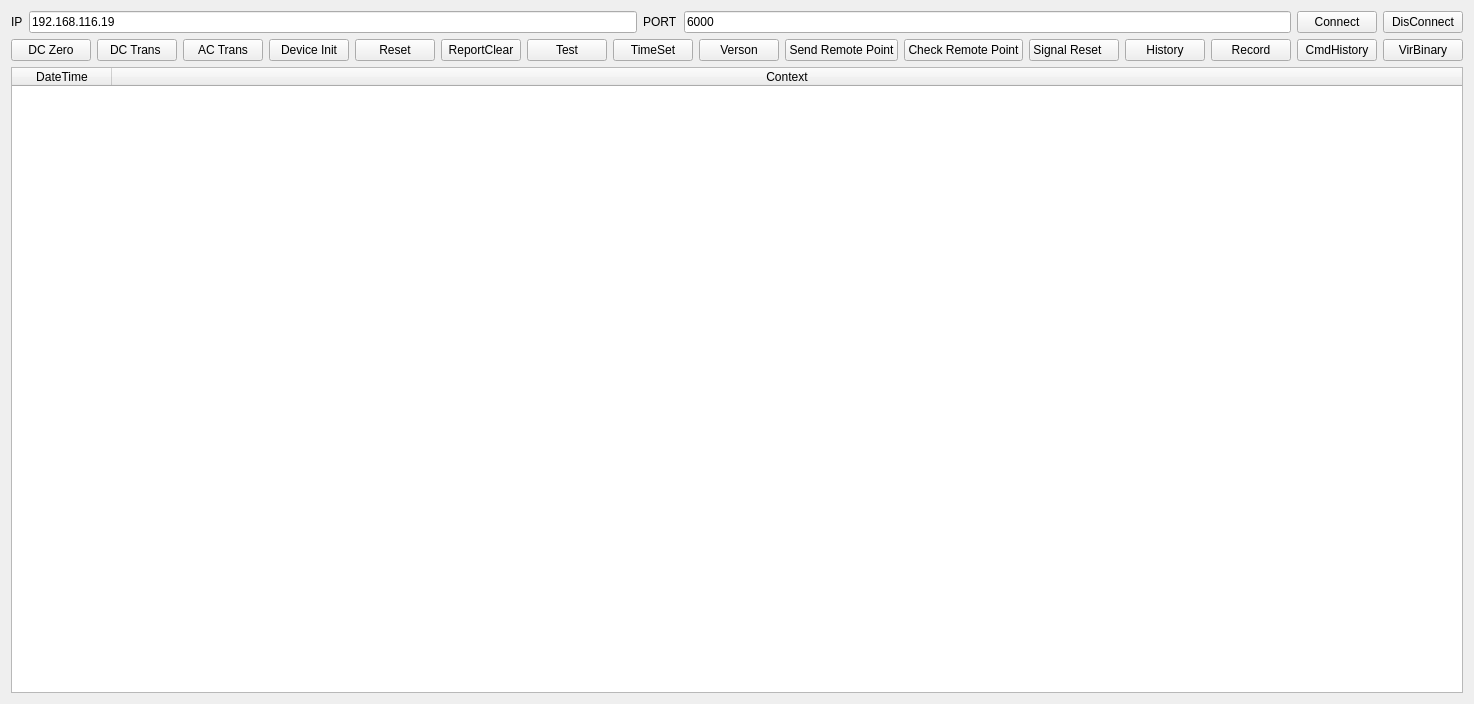
<?xml version="1.0" encoding="UTF-8"?>
<ui version="4.0">
 <class>CMaintecanceWgt</class>
 <widget class="QWidget" name="CMaintecanceWgt">
  <property name="geometry">
   <rect>
    <x>0</x>
    <y>0</y>
    <width>1336</width>
    <height>704</height>
   </rect>
  </property>
  <property name="windowTitle">
   <string>CMaintecanceWgt</string>
  </property>
  <layout class="QHBoxLayout" name="horizontalLayout_4">
   <item>
    <layout class="QVBoxLayout" name="verticalLayout">
     <item>
      <layout class="QHBoxLayout" name="horizontalLayout">
       <item>
        <widget class="QLabel" name="label">
         <property name="text">
          <string>IP</string>
         </property>
        </widget>
       </item>
       <item>
        <widget class="QLineEdit" name="lineEdit">
         <property name="text">
          <string>192.168.116.19</string>
         </property>
        </widget>
       </item>
       <item>
        <widget class="QLabel" name="label_2">
         <property name="text">
          <string>PORT</string>
         </property>
        </widget>
       </item>
       <item>
        <widget class="QLineEdit" name="lineEdit_2">
         <property name="text">
          <string>6000</string>
         </property>
        </widget>
       </item>
       <item>
        <widget class="QPushButton" name="pushButton">
         <property name="minimumSize">
          <size>
           <width>80</width>
           <height>0</height>
          </size>
         </property>
         <property name="text">
          <string>Connect</string>
         </property>
        </widget>
       </item>
       <item>
        <widget class="QPushButton" name="pushButton_2">
         <property name="minimumSize">
          <size>
           <width>80</width>
           <height>0</height>
          </size>
         </property>
         <property name="text">
          <string>DisConnect</string>
         </property>
        </widget>
       </item>
      </layout>
     </item>
     <item>
      <layout class="QHBoxLayout" name="horizontalLayout_2">
       <item>
        <widget class="QPushButton" name="pushButton_3">
         <property name="text">
          <string>DC Zero</string>
         </property>
        </widget>
       </item>
       <item>
        <widget class="QPushButton" name="pushButton_4">
         <property name="text">
          <string>DC Trans </string>
         </property>
        </widget>
       </item>
       <item>
        <widget class="QPushButton" name="pushButton_5">
         <property name="text">
          <string>AC Trans</string>
         </property>
        </widget>
       </item>
       <item>
        <widget class="QPushButton" name="pushButton_6">
         <property name="text">
          <string>Device Init</string>
         </property>
        </widget>
       </item>
       <item>
        <widget class="QPushButton" name="pushButton_7">
         <property name="text">
          <string>Reset</string>
         </property>
        </widget>
       </item>
       <item>
        <widget class="QPushButton" name="pushButton_8">
         <property name="text">
          <string>ReportClear</string>
         </property>
        </widget>
       </item>
       <item>
        <widget class="QPushButton" name="pushButton_9">
         <property name="text">
          <string>Test</string>
         </property>
        </widget>
       </item>
       <item>
        <widget class="QPushButton" name="pushButton_10">
         <property name="text">
          <string>TimeSet</string>
         </property>
        </widget>
       </item>
       <item>
        <widget class="QPushButton" name="pushButton_11">
         <property name="text">
          <string>Verson</string>
         </property>
        </widget>
       </item>
       <item>
        <widget class="QPushButton" name="pushButton_12">
         <property name="text">
          <string>Send Remote Point</string>
         </property>
        </widget>
       </item>
       <item>
        <widget class="QPushButton" name="pushButton_13">
         <property name="text">
          <string>Check Remote Point</string>
         </property>
        </widget>
       </item>
       <item>
        <widget class="QPushButton" name="pushButton_14">
         <property name="text">
          <string>Signal Reset    </string>
         </property>
        </widget>
       </item>
       <item>
        <widget class="QPushButton" name="pushButton_15">
         <property name="text">
          <string>History</string>
         </property>
        </widget>
       </item>
       <item>
        <widget class="QPushButton" name="pushButton_16">
         <property name="text">
          <string>Record</string>
         </property>
        </widget>
       </item>
       <item>
        <widget class="QPushButton" name="pushButton_17">
         <property name="text">
          <string>CmdHistory</string>
         </property>
        </widget>
       </item>
       <item>
        <widget class="QPushButton" name="pushButton_18">
         <property name="text">
          <string>VirBinary</string>
         </property>
        </widget>
       </item>
      </layout>
     </item>
     <item>
      <widget class="QTableWidget" name="tableWidget">
       <property name="sizePolicy">
        <sizepolicy hsizetype="Expanding" vsizetype="Expanding">
         <horstretch>0</horstretch>
         <verstretch>0</verstretch>
        </sizepolicy>
       </property>
       <property name="minimumSize">
        <size>
         <width>0</width>
         <height>0</height>
        </size>
       </property>
       <attribute name="horizontalHeaderStretchLastSection">
        <bool>true</bool>
       </attribute>
       <column>
        <property name="text">
         <string>DateTime</string>
        </property>
       </column>
       <column>
        <property name="text">
         <string>Context</string>
        </property>
       </column>
      </widget>
     </item>
    </layout>
   </item>
  </layout>
 </widget>
 <layoutdefault spacing="6" margin="11"/>
 <resources/>
 <connections/>
</ui>
